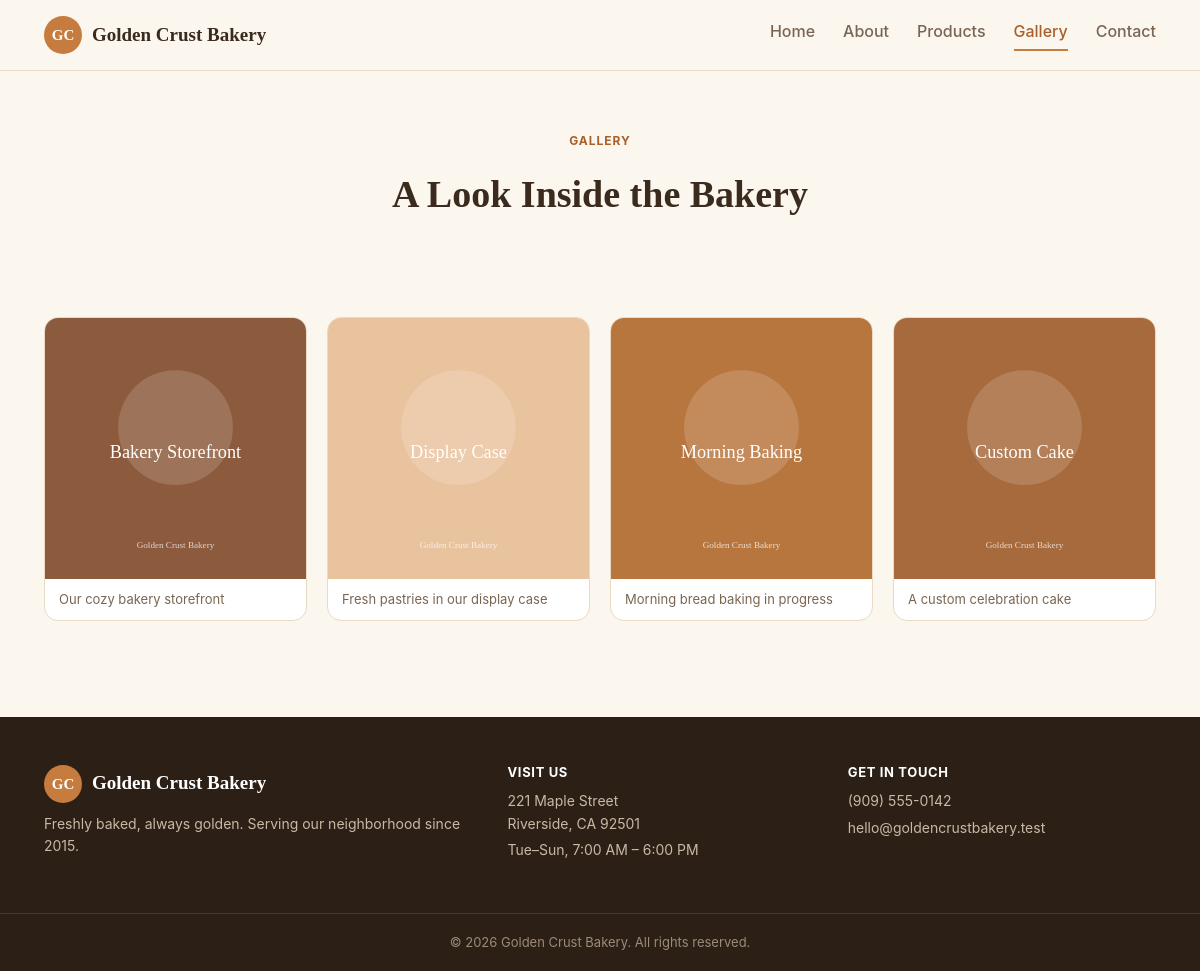
/gallery.php, run on the app's committed database.
### tables this page shows
CREATE TABLE gallery (
    id INT AUTO_INCREMENT PRIMARY KEY,
    image_path VARCHAR(255) NOT NULL,
    caption VARCHAR(255),
    created_at TIMESTAMP NOT NULL DEFAULT CURRENT_TIMESTAMP
);

### includes/functions.php (called while the page is built, shortened)
<?php
function e(?string $value): string
{
    return htmlspecialchars($value ?? '', ENT_QUOTES, 'UTF-8');
}

### gallery.php (the view, shortened to what this page needs)
<?php
require_once __DIR__ . '/includes/functions.php';
$pdo = get_db_connection();
$images = $pdo->query('SELECT * FROM gallery ORDER BY created_at DESC')->fetchAll();
require __DIR__ . '/includes/header.php';
?>
<section class="page-hero">
    <div class="container">
        <span class="eyebrow">Gallery</span>
        <h1>A Look Inside the Bakery</h1>
    </div>
</section>
<section class="section">
    <div class="container">
        <?php if (empty($images)): ?>
            <p class="empty-note">No photos yet &mdash; check back soon.</p>
        <?php else: ?>
            <div class="gallery-grid">
                <?php foreach ($images as $image): ?>
                    <figure class="gallery-item">
                        <img src="/<?= e($image['image_path']) ?>" alt="<?= e($image['caption'] ?: 'Gallery photo') ?>" loading="lazy">
                        <?php if ($image['caption']): ?>
                            <figcaption><?= e($image['caption']) ?></figcaption>
                        <?php endif; ?>
                    </figure>
                <?php endforeach; ?>
            </div>
        <?php endif; ?>
    </div>
</section>
<?php require __DIR__ . '/includes/footer.php'; ?>

### assets/css/style.css (style rules this page uses)
:root { --color-bg: #fbf6ee; --color-surface: #ffffff; --color-text: #3b2a1e; --color-text-muted: #7a6552; --color-primary: #c67c3e; --color-primary-dark: #a85f2a; --color-accent: #8c5a3c; --color-border: #ead9c3; --color-success: #2f7a4f; --color-success-soft: #e9f6ee; --color-danger: #c0392b; --color-danger-soft: #fbebe9; --radius-sm: 8px; --radius-md: 14px; --radius-lg: 22px; --shadow-sm: 0 1px 2px rgba(59, 42, 30, 0.06); --shadow-md: 0 10px 30px rgba(59, 42, 30, 0.1); --font-heading: Georgia, 'Times New Roman', serif; --font-body: -apple-system, BlinkMacSystemFont, 'Segoe UI', Roboto, sans-serif; }
* { box-sizing: border-box; }
html { scroll-behavior: smooth; }
body { margin: 0; font-family: var(--font-body); background: var(--color-bg); color: var(--color-text); line-height: 1.6; }
img { max-width: 100%; display: block; }
h1, h2, h3, h4 { font-family: var(--font-heading); line-height: 1.2; margin: 0 0 0.5em; }
.container { max-width: 1160px; margin: 0 auto; padding: 0 24px; }
.eyebrow { display: inline-block; text-transform: uppercase; letter-spacing: 0.08em; font-size: 12px; font-weight: 700; color: var(--color-primary-dark); margin-bottom: 14px; }
.section { padding: 56px 0; }
.page-hero { padding: 56px 0 24px; text-align: center; }
.page-hero h1 { font-size: 38px; margin-top: 8px; }
.gallery-grid { display: grid; grid-template-columns: repeat(auto-fill, minmax(240px, 1fr)); gap: 20px; }
.gallery-item { margin: 0; border-radius: var(--radius-md); overflow: hidden; background: var(--color-surface); border: 1px solid var(--color-border); }
.gallery-item img { width: 100%; aspect-ratio: 1 / 1; object-fit: cover; }
.gallery-item figcaption { padding: 10px 14px; font-size: 13px; color: var(--color-text-muted); }

### data on the page
gallery: image_path (picture), caption "Our cozy bakery storefront"
gallery: image_path (picture), caption "Fresh pastries in our display case"
gallery: image_path (picture), caption "Morning bread baking in progress"
gallery: image_path (picture), caption "A custom celebration cake"
